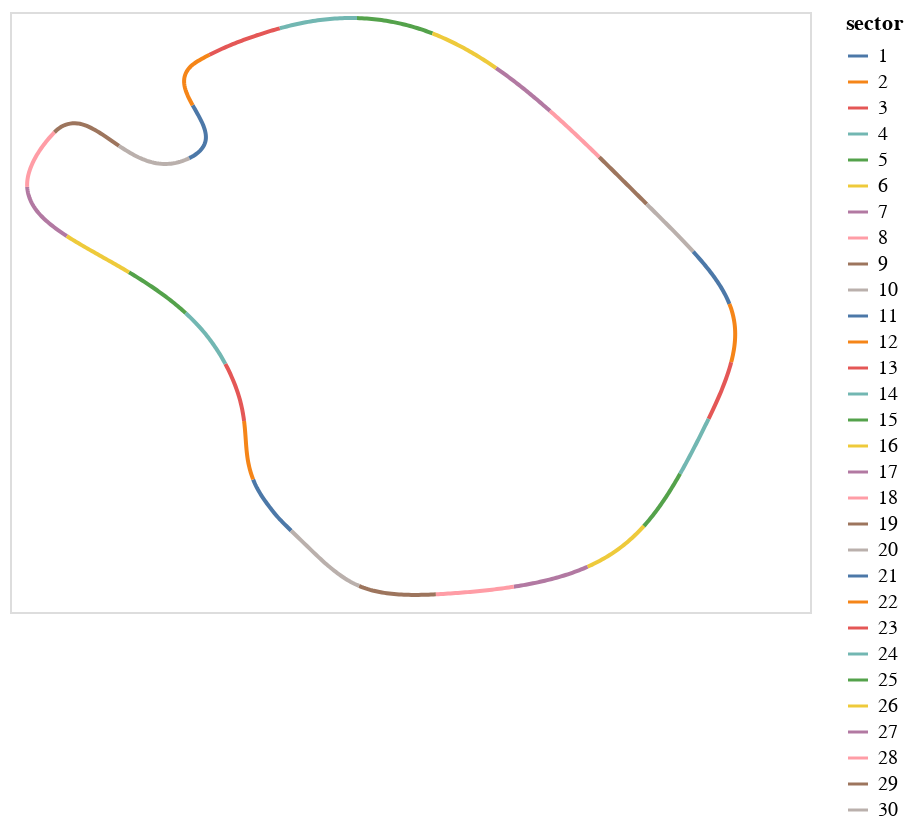

The cell this chart's notebook holds for it:
### Code cell
track = c.middle_curve

start = track.t[0]
end = track.t[-1]
precision = 1000
sectors = 30
df = pd.DataFrame(columns=["x", "y", "sector", "index"])

for i in range(sectors):
    sector_start = start if i == 0 else end * i/sectors
    sector_end = end * (i+1)/sectors
    sector = np.linspace(sector_start, sector_end, num=precision//sectors)
    gamma = track(sector)
    sector_df = pd.DataFrame(gamma, columns=["x", "y"])
    sector_df["index"] = sector_df.index
    sector_df["sector"] = i + 1
    df = pd.concat([df, sector_df])

alt.Chart(df).mark_line().encode(
    x=alt.X("x", axis=None),
    y=alt.Y("y", axis=None),
    color=alt.Color("sector:N"),
    order="index",
)

### Figure 1 — Vega-Lite specification as saved in the notebook (floating-point values rounded to 4 significant figures; data arrays with more than 128 entries replaced by an {"elided": "..."} marker saying what was removed)
{"config": {"view": {"continuousWidth": 400, "continuousHeight": 300}}, "data": {"name": "data-65018bdaac49d68b125184cdc1124349"}, "mark": "line", "encoding": {"color": {"field": "sector", "type": "nominal"}, "order": {"field": "index", "type": "quantitative"}, "x": {"axis": null, "field": "x", "type": "quantitative"}, "y": {"axis": null, "field": "y", "type": "quantitative"}}, "$schema": "https://vega.github.io/schema/vega-lite/v4.17.0.json", "datasets": {"data-65018bdaac49d68b125184cdc1124349": {"elided": "990 records"}}}
